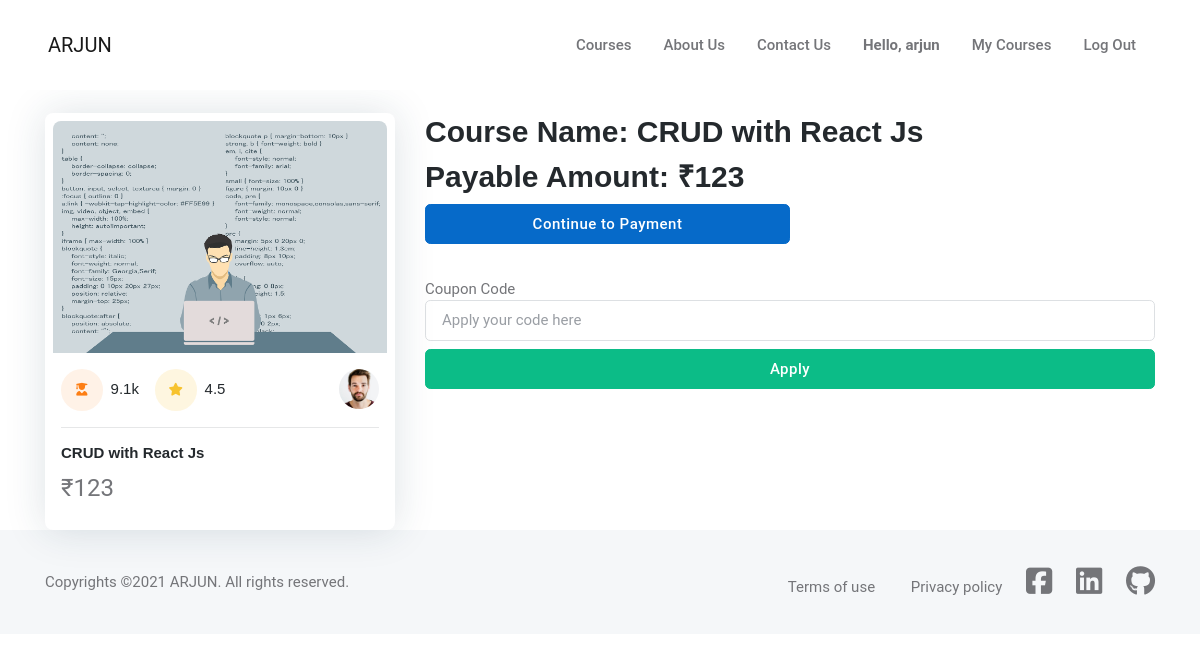
Screenshot of /checkout/crud-with-react-js/ (signed in) with the database file from the repository.
### courses/models.py (models this page shows, shortened)
class Course(models.Model):
    name = models.CharField(max_length=100, null=False)
    slug = models.SlugField(max_length=100, null=False, unique=True)
    description = models.TextField(null=True)
    price = models.IntegerField(null=False)
    discount = models.IntegerField(null=False, default=0)
    created = models.DateTimeField(auto_now_add=True)
    thumbnail = models.ImageField(upload_to='files/thumnail')
    resource = models.FileField(upload_to='files/resource', blank=True, null=True)
    length = models.IntegerField(null=False)
    active = models.BooleanField(default=False, null=True)
    level = models.CharField(choices=COURSE_LEVEL, default='Beginner', max_length=15)

### courses/views.py (the view, shortened to what this page needs)
# urls.py: path('checkout/<slug:slug>/', checkout, name='checkout'),
@login_required
def checkout(request, slug):
    course = Course.objects.get(slug=slug)
    user = request.user
    action = request.GET.get('action')  # action is key from url when user proceeds to payment
    couponcode = request.GET.get('couponcode')
    couponcode_message = None
    coupon = None
    order = None
    payment = None
    error = None
    amount = None
    try:
        user_course = UserCourse.objects.get(user = user, course = course)
        error = 'You are already Enrolled in the Course'
        if error:
            return redirect('my_courses')
    except:
        pass
    if error is None :
        amount = int((course.price - ( course.price * course.discount * 0.01 )) * 100)
    if amount == 0:
        user_course = UserCourse(user = user, course = course)
        user_course.save()
        messages.success(request, 'You are successfully enrolled in the course')
        return redirect('my_courses')
    context = {
        'course': course,
        'order':order,
        'payment':payment,
        'user':user,
        'error':error,
        'couponcode_message':couponcode_message,
        'coupon':coupon,
        'Razorpay_KEY_ID': settings.KEY_ID,
        'DOMAIN_URL': settings.DOMAIN_URL
    }
    return render(request, 'courses/checkout.html', context)

### courses/templatetags/courses_custom_tags.py (called while the page is built)
@register.simple_tag
def cal_sellprice(price, discount):
	if discount == None or discount == 0:
		return price
	sellprice = price
	sellprice = price - (price * discount * 0.01)
	return math.floor(sellprice)

@register.filter
def rupee(price):
	return f'₹{price}'

### templates/courses/checkout.html (shortened to what this page needs)
{% extends "base.html" %}
{% load courses_custom_tags %}
{% load static %}
{% block content %}
<div class="container">
    <br>
    <div class="row">
            <div class="col-md-6 col-lg-4 col-xxl-3">
                <div class="card p-2 shadow h-100">
                    <div class="rounded-top overflow-hidden">
                        <div class="card-overlay-hover">
                            <img src="{{course.thumbnail.url}}" class="card-img-top" alt="course image">
                        </div>
                    </div>
                    <div class="card-body px-2">
                        <div class="d-flex justify-content-between">
                            <ul class="list-inline hstack gap-2 mb-0">
                                <li class="list-inline-item d-flex justify-content-center align-items-center">
                                    <div class="icon-md bg-orange bg-opacity-10 text-orange rounded-circle"><i class="fas fa-user-graduate"></i></div>
                                    <span class="h6 fw-light mb-0 ms-2">9.1k</span>
                                </li>
                                <li class="list-inline-item d-flex justify-content-center align-items-center">
                                    <div class="icon-md bg-warning bg-opacity-15 text-warning rounded-circle"><i class="fas fa-star"></i></div>
                                    <span class="h6 fw-light mb-0 ms-2">4.5</span>
                                </li>
                            </ul>
                            <div class="avatar avatar-sm">
                                <img class="avatar-img rounded-circle" src="{% static 'images/11.jpg' %}" alt="avatar">
                            </div>
                        </div>
                        <hr>
                        <h6 class="card-title"><a href="{% url 'courseDetail' course.slug %}">{{course.name}}</a></h6>
                        <div class="d-flex justify-content-between align-items-center mb-0">
                            {% if course.price == 0 %}
                                <h3>Free</h3>
                            {% else %}
                                {% if course.discount %}
                                <p>Save {{course.discount}}%</span> <br>
                                    <span style="font-size: x-large;">
                                        <del>{{course.price|rupee}}</del>&nbsp;
                                        <span style="text-indent: 220px; color: red;">
                                        {% cal_sellprice course.price course.discount as value %} {{value|rupee}}
                                        </span>
                                    </span>
                                </p>
                                {% else %}
                                    <span style="font-size: x-large; " >{{course.price|rupee}}</span>
                                {% endif %}
                            {% endif %}
                        </div>
                    </div>
                </div>
            </div>
            <br>
        <div class="col">
            <h3>Course Name: {{course.name}}</h3>
            {% if coupon %}
                <h3>Payable Amount:
                    {% cal_sellprice course.price coupon.discount as value %} {{value|rupee}}
                </h3>
                <div class="alert alert-info text-center">
                    <p>Hurrey!!! Coupon Code was successfully applied. <br>You have got {{ coupon.discount }}% discount.</p>
                </div>
                <a href="?action=create_payment&couponcode={{coupon.code}}" class="btn btn-primary mb-2" style="text-decoration: none; color: white">Continue to Payment</a>
            {% else %}
                <h3>Payable Amount:
                    {% cal_sellprice course.price course.discount as value %} {{value|rupee}}
                </h3>
                <a href="?action=create_payment" class="btn btn-primary mb-2 w-50" style="text-decoration: none; color: white">Continue to Payment</a>
            {% endif %}
            <form action="" method="GET">
                <div class="form-group mt-4">
                    <label for="">Coupon Code</label>
                    <input type="text" name="couponcode" class="form-control"
                    placeholder="Apply your code here">
                </div>
                <button type="submit" class="btn btn-success mt-2 w-100">Apply</button>
            </form>
        </div>
    </div>
</div>
{% endblock content %}

### templates/navbar.html (shortened to what this page needs)
<header class="navbar-light navbar-sticky header-static">
		<nav class="navbar navbar-expand-xl">
			<div class="container-fluid px-3 px-xl-5">
			   <a class="navbar-brand" href="{% url 'home' %}">ARJUN</a>
				<div class="navbar-collapse w-100 collapse justify-content-end" id="navbarCollapse">
					<ul class="navbar-nav navbar-nav-scroll">
						<li class="nav-item"><a class="nav-link" href="{% url 'courses' %}">Courses</a></li>
						<li class="nav-item"><a class="nav-link" href="{% url 'about' %}">About Us</a></li>
						<li class="nav-item"><a class="nav-link" href="{% url 'contact' %}">Contact Us</a></li>
						{% if request.user.is_authenticated %}
						<li class="nav-item "><a class="nav-link"><strong>Hello, {{user}}</strong></a></li>
						<li class="nav-item"><a class="nav-link" href="{% url 'my_courses' %}">My Courses</a></li>
						<li class="nav-item"><a class="nav-link" href="{% url 'account_logout' %}">Log Out</a></li>
						{% else %}
						<li class="nav-item"><a class="nav-link" href="{% url 'account_signup' %}">Register</a></li>
						<li class="nav-item"><a class="nav-link" href="{% url 'account_login' %}">Log In</a></li>
						{% endif %}
					</ul>
				</div>
			</div>
		</nav>
	</header>

### rows the page displays
Course: thumbnail (picture), name "CRUD with React Js", price "₹123"

### other values shown
{{ user }} "arjun"
{{ value|rupee }} "₹123"
